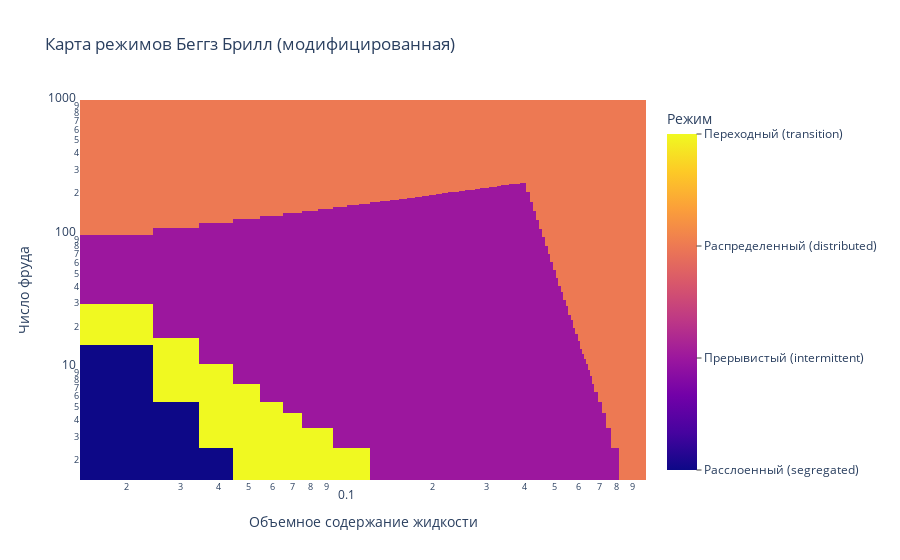

The notebook cell this image was saved under:
### Markdown cell above
<p style="color:#FF0000;">Задание: Построить карту режимов потока</p>

1. Задаёмся диапазоном числа фруда и объемного содержания жидкости
2. Считаем режим потока
3. Строим карту

### Code cell
import plotly.graph_objs as go
from plotly.offline import init_notebook_mode, iplot

init_notebook_mode(connected=True)

trace2 = go.Heatmap(z=pattern_map, x = ll, y = n_fr,\
                    colorbar = dict(
                            title = 'Режим',
                            tick0 =  0,
                            dtick = 1,
                            titleside = 'top',
                            tickmode = 'array',
                            tickvals = [0, 1, 2, 3],
                            ticktext = ['Расслоенный (segregated)',
                                        'Прерывистый (intermittent)',
                                        'Распределенный (distributed)', 
                                        'Переходный (transition)'],
                            ticks = 'outside'
)
                   )

data2=[trace2]


layout = dict(title =  'Карта режимов Беггз Брилл (модифицированная)',
              yaxis=dict(title='Число фруда', type='log',autorange=True),
              xaxis=dict(title='Объемное содержание жидкости',type='log')
             )
fig = dict(data=data2, layout=layout)

iplot(fig)

### Figure 1 — Plotly figure (JSON) as saved in the notebook; plotly's stock layout.template omitted (floating-point values rounded to 4 significant figures; data arrays with more than 128 entries replaced by an {"elided": "..."} marker saying what was removed)
{"data": [{"colorbar": {"dtick": 1, "tick0": 0, "tickmode": "array", "ticks": "outside", "ticktext": ["Расслоенный (segregated)", "Прерывистый (intermittent)", "Распределенный (distributed)", "Переходный (transition)"], "tickvals": [0, 1, 2, 3], "title": {"side": "top", "text": "Режим"}}, "type": "heatmap", "x": [0, 0.01, 0.02, 0.03, 0.04, 0.05, 0.06, 0.07, 0.08, 0.09, 0.1, 0.11, 0.12, 0.13, 0.14, 0.15, 0.16, 0.17, 0.18, 0.19, 0.2, 0.21, 0.22, 0.23, 0.24, 0.25, 0.26, 0.27, 0.28, 0.29, 0.3, 0.31, 0.32, 0.33, 0.34, 0.35, 0.36, 0.37, 0.38, 0.39, 0.4, 0.41, 0.42, 0.43, 0.44, 0.45, 0.46, 0.47, 0.48, 0.49, 0.5, 0.51, 0.52, 0.53, 0.54, 0.55, 0.56, 0.57, 0.58, 0.59, 0.6, 0.61, 0.62, 0.63, 0.64, 0.65, 0.66, 0.67, 0.68, 0.69, 0.7, 0.71, 0.72, 0.73, 0.74, 0.75, 0.76, 0.77, 0.78, 0.79, 0.8, 0.81, 0.82, 0.83, 0.84, 0.85, 0.86, 0.87, 0.88, 0.89, 0.9, 0.91, 0.92, 0.93, 0.94, 0.95, 0.96, 0.97, 0.98, 0.99], "y": {"elided": "1000 int values"}, "z": {"elided": "1000x100 int values"}}], "layout": {"title": {"text": "Карта режимов Беггз Брилл (модифицированная)"}, "xaxis": {"title": {"text": "Объемное содержание жидкости"}, "type": "log"}, "yaxis": {"autorange": true, "title": {"text": "Число фруда"}, "type": "log"}}}
